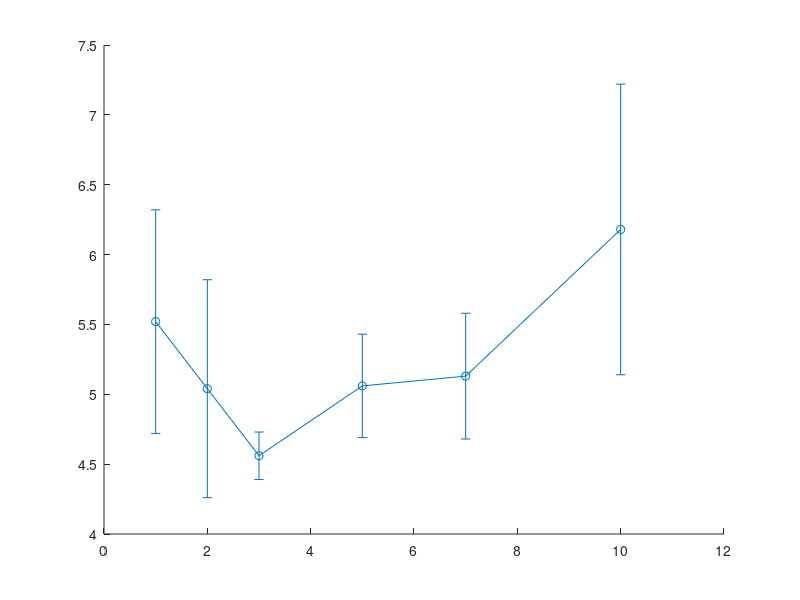

Recreate this plot in MATLAB. (Note: this script raises an error after producing the figure.)
%% Line+sd graphs
% Data
theta0 = [1,2,3,5,7,10];
lqr_mean = [5.52, 5.04, 4.56, 5.06, 5.13, 6.18]; %RMStht_lqr
lqr_sd = [0.80, 0.78, 0.17, 0.37, 0.45, 1.04]; % LQR Standard deviation
pid_mean = [6.20, 6.64, 5.21, 8.52, 10.95, 13.12];
pid_sd = [1.33, 0.66, 1.45, 2.57, 1.97, 1.61];

%graphs
figure;
errorbar(theta0, lqr_mean, lqr_sd, '-o', 'Color', [0.09 0.37 0.65], 'LineWidth', 1.5, 'MarkerFaceColor',[0.09 0.37 0.65]);
hold on;
errorbar(theta0, pid_mean, pid_sd, '-o', 'Color', [0.85 0.35 0.19], 'LineWidth', 1.5, 'MarkerFaceColor',[0.85 0.35 0.19]);

% axes and labels
xlabel('\theta_0 (deg)');
ylabel('RMS{\theta}(deg)');
title('Test B: RMS{\theta} by Initial Sweep Angle');
legend('LQR', 'PID', 'Location', 'best');
grid on;
